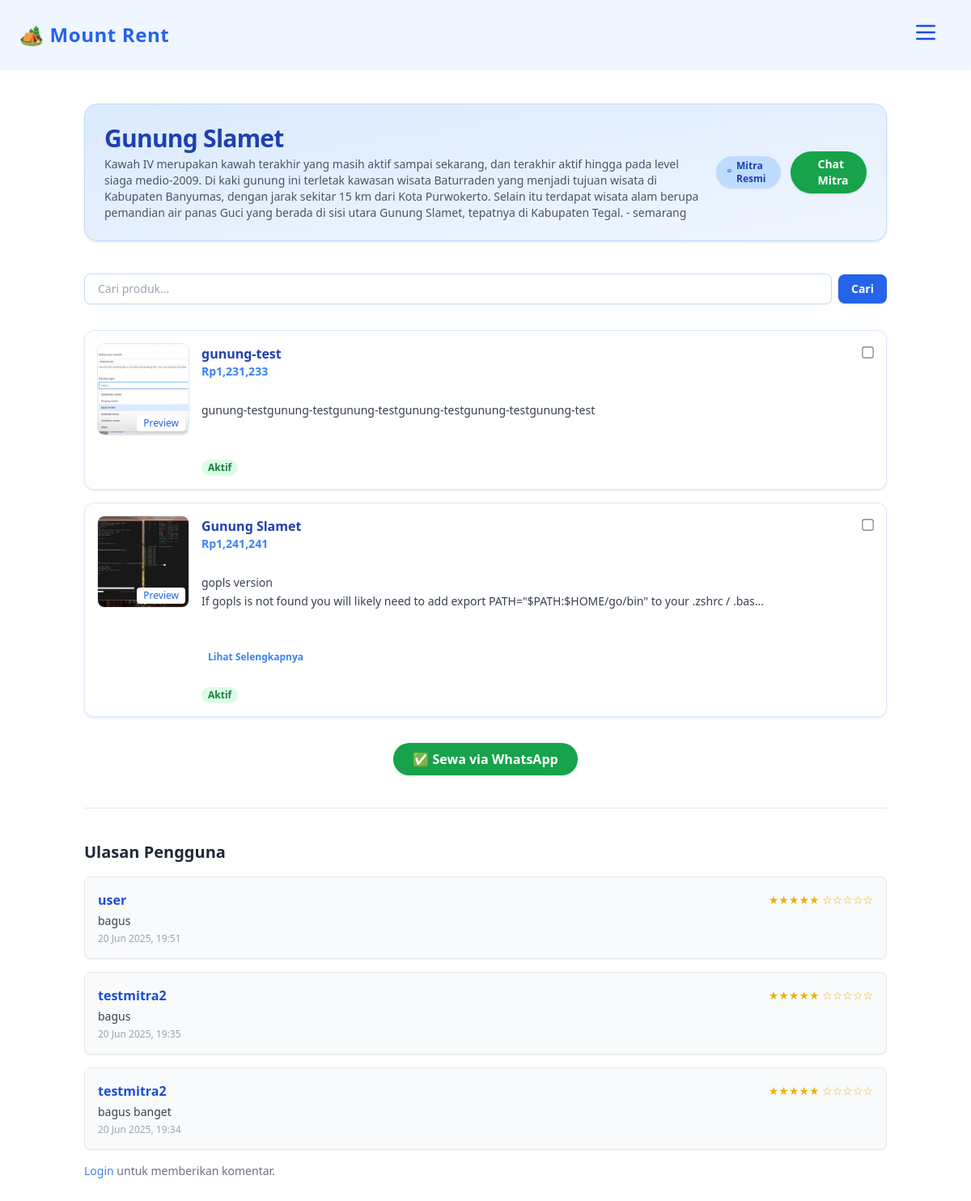
Page /toko/toko/2/ on the committed database.
### toko/models.py (models this page shows, shortened)
class Toko(models.Model):
    nama = models.CharField(max_length=100)
    kabupaten = models.CharField(max_length=100)
    alamat = models.TextField()
    latitude = models.FloatField()
    longitude = models.FloatField()
    user = models.ForeignKey(settings.AUTH_USER_MODEL, on_delete=models.CASCADE)

class Produk(models.Model):
    toko = models.ForeignKey(Toko, on_delete=models.CASCADE, related_name='produk')
    nama = models.CharField(max_length=100)
    deskripsi = models.TextField(blank=True)
    harga = models.DecimalField(max_digits=10, decimal_places=2)
    foto_produk = models.ImageField(upload_to='produk/', blank=True, null=True)
    is_active = models.BooleanField(default=True)

class KomentarToko(models.Model):
    toko = models.ForeignKey(Toko, on_delete=models.CASCADE, related_name='komentar')
    user = models.ForeignKey(settings.AUTH_USER_MODEL, on_delete=models.CASCADE)
    isi = models.TextField()
    rating = models.PositiveSmallIntegerField(default=5)  # 1–5 bintang
    tanggal = models.DateTimeField(auto_now_add=True)

### accounts/models.py (models this page shows, shortened)
class User(AbstractUser):
    ROLE_CHOICES = (
        ('user', 'User'),
        ('mitra', 'Mitra'),
        ('admin', 'Admin'),
    )
    role = models.CharField(max_length=10, choices=ROLE_CHOICES, default='user')
    no_hp = models.CharField(max_length=20, blank=True)
    alamat = models.TextField(blank=True)
    nik = models.CharField("Nomor KTP", max_length=20, blank=True)
    foto_ktp = models.ImageField(upload_to='ktp/', blank=True, null=True)
    selfie_ktp = models.ImageField(upload_to='selfie_ktp/', blank=True, null=True)
    tanggal_lahir = models.DateField(blank=True, null=True)
    is_verified = models.BooleanField(default=False)

### toko/views.py (the view)
# urls.py: path('toko/<int:pk>/', views.detail_toko, name='detail_toko'),
def detail_toko(request, pk):
    toko = get_object_or_404(Toko, pk=pk)
    produk = toko.produk.filter(is_active=True)
    komentar = toko.komentar.select_related('user').order_by('-tanggal')
    query = request.GET.get('q')
    if query:
        produk = produk.filter(nama__icontains=query)
    if request.method == 'POST' and request.user.is_authenticated:
        form = KomentarTokoForm(request.POST)
        if form.is_valid():
            komentar_baru = form.save(commit=False)
            komentar_baru.user = request.user
            komentar_baru.toko = toko
            komentar_baru.save()
            return redirect('toko:detail_toko', pk=toko.pk)
    else:
        form = KomentarTokoForm()
    return render(request, 'toko/detail_toko.html', {
        'toko': toko,
        'produk': produk,
        'query': query,
        'komentar': komentar,
        'form_komentar': form,
    })

### toko/forms.py
class KomentarTokoForm(forms.ModelForm):
    class Meta:
        model = KomentarToko
        fields = ['isi', 'rating']
        widgets = {
            'isi': forms.Textarea(attrs={
                'rows': 3, 'placeholder': 'Tulis komentar Anda...',
                'class': 'w-full p-2 border rounded'
            }),
            'rating': forms.NumberInput(attrs={
                'min': 1, 'max': 5, 'class': 'w-16 p-1 border rounded'
            })
        }

### toko/templates/toko/detail_toko.html (shortened to what this page needs)
{% extends "base.html" %}
{% load humanize %}
{% block content %}
<div class="max-w-5xl mx-auto px-4 py-10">
  <div class="bg-gradient-to-br from-blue-100 to-blue-50 border border-blue-200 rounded-2xl shadow p-6 mb-10 flex flex-col md:flex-row md:items-center md:justify-between gap-4">
    <div>
      <h2 class="text-3xl font-extrabold text-blue-800 mb-1 tracking-tight">{{ toko.nama }}</h2>
      <p class="text-gray-600 text-sm">{{ toko.alamat }} - {{ toko.kabupaten }}</p>
    </div>
    <div class="flex items-center gap-3">
      <span class="inline-flex items-center bg-blue-200 text-blue-800 text-xs font-semibold px-3 py-1 rounded-full shadow-sm">
        <svg class="w-4 h-4 mr-1 text-blue-500" fill="none" stroke="currentColor" viewBox="0 0 24 24">
          <path stroke-linecap="round" stroke-linejoin="round" stroke-width="2" d="M16 7a4 4 0 01-8 0m8 0a4 4 0 00-8 0m8 0V5a2 2 0 00-2-2H8a2 2 0 00-2 2v2m10 0v2a2 2 0 01-2 2H8a2 2 0 01-2-2V7"></path>
        </svg>
        Mitra Resmi
      </span>
      <a href="https://wa.me/{{ toko.user.no_hp }}" target="_blank"
         class="inline-flex items-center gap-2 bg-green-600 hover:bg-green-700 text-white px-4 py-1.5 rounded-full text-sm font-semibold shadow transition">
        <svg class="w-4 h-4" fill="currentColor" viewBox="0 0 24 24">
          <path d="M17.472 14.382c..."/>
        </svg>
        Chat Mitra
      </a>
    </div>
  </div>
  <form method="get" class="mb-8 flex flex-col sm:flex-row gap-2 items-start sm:items-center">
    <input type="text" name="q" value="{{ query|default_if_none:'' }}"
           placeholder="Cari produk..."
           class="w-full sm:w-auto flex-1 border border-blue-200 rounded-lg px-4 py-2 focus:ring-2 focus:ring-blue-400 focus:outline-none transition shadow-sm text-sm">
    <button type="submit"
            class="bg-blue-600 hover:bg-blue-700 text-white font-semibold px-4 py-2 rounded-lg shadow text-sm transition">
      Cari
    </button>
  </form>
  <form action="https://wa.me/{{ toko.user.no_hp }}" method="get" target="_blank" onsubmit="return submitWhatsAppForm(this);">
    <div class="space-y-4">
      {% for p in produk %}
        <div class="group flex flex-col md:flex-row items-start gap-4 p-4 rounded-xl border border-blue-100 bg-white/70 backdrop-blur-sm shadow hover:shadow-md transition">
          <div class="w-full md:w-28 flex-shrink-0">
            {% if p.foto_produk %}
              <div class="relative">
                <img src="{{ p.foto_produk.url }}" alt="{{ p.nama }}"
                     class="w-full h-28 object-cover rounded-lg ring-1 ring-blue-100 group-hover:ring-blue-400 cursor-pointer transition"
                     onclick="showImageModal('{{ p.foto_produk.url }}')">
                <span class="absolute bottom-1 right-1 bg-white text-blue-600 text-xs px-2 py-0.5 rounded shadow-sm hidden md:inline-block group-hover:inline-block">Preview</span>
              </div>
            {% else %}
              <div class="w-full h-28 bg-gray-200 rounded flex items-center justify-center text-xs text-gray-500">
                No Image
              </div>
            {% endif %}
          </div>
          <div class="flex-1 space-y-1 w-full">
            <div class="flex justify-between items-start">
              <div>
                <p class="font-semibold text-blue-800 text-base">{{ p.nama }}</p>
                <p class="text-blue-500 font-semibold text-sm">Rp{{ p.harga|floatformat:0|intcomma }}</p>
              </div>
              <input type="checkbox" name="produk" value="{{ p.nama }}" class="mt-1 accent-green-600 scale-110">
            </div>
            <div x-data="{ expanded: false }" class="text-sm text-gray-700 leading-relaxed whitespace-pre-line">
              <span x-show="!expanded">{{ p.deskripsi|truncatechars:120 }}</span>
              {% if p.deskripsi|length > 120 %}
              <button type="button"
                      class="ml-2 text-blue-500 hover:underline font-semibold text-xs"
                      @click="expanded = !expanded"
                      x-text="expanded ? 'Sembunyikan' : 'Lihat Selengkapnya'"></button>
              {% endif %}
            </div>
            <span class="inline-block mt-1 px-2 py-0.5 rounded-full text-xs font-semibold
              {% if p.is_active %}
                bg-green-100 text-green-700
              {% else %}
                bg-red-100 text-red-700
              {% endif %}">
              {% if p.is_active %}Aktif{% else %}Nonaktif{% endif %}
            </span>
          </div>
        </div>
      {% empty %}
        <p class="text-center text-gray-500">Belum ada produk yang tersedia.</p>
      {% endfor %}
    </div>
    <div class="mt-8 text-center">
      <button type="submit" class="bg-green-600 hover:bg-green-700 text-white font-semibold px-6 py-2 rounded-full shadow transition">
        ✅ Sewa via WhatsApp
      </button>
    </div>
  </form>
  <hr class="my-10">
  <h3 class="text-xl font-bold text-gray-800 mb-4">Ulasan Pengguna</h3>
  {% for k in komentar %}
    <div class="mb-4 p-4 bg-gray-50 rounded-lg border border-gray-200 shadow-sm">
      <div class="flex justify-between items-center mb-1">
        <p class="font-semibold text-blue-700">{{ k.user.username }}</p>
        <p class="text-yellow-500 text-sm">
          {% for i in "12345"|slice:":k.rating" %}★{% endfor %}
          {% for i in "12345"|slice:"k.rating:" %}☆{% endfor %}
        </p>
      </div>
      <p class="text-sm text-gray-700">{{ k.isi }}</p>
      <p class="text-xs text-gray-400 mt-1">{{ k.tanggal|date:"d M Y, H:i" }}</p>
    </div>
  {% empty %}
    <p class="text-gray-500">Belum ada komentar.</p>
  {% endfor %}
  {% if user.is_authenticated %}
    <form method="post" class="mt-6 space-y-4">
      {% csrf_token %}
      <div>
        <label class="block text-sm font-medium text-gray-700">Komentar</label>
        {{ form_komentar.isi }}
      </div>
      <div>
        <label class="block text-sm font-medium text-gray-700">Rating (1–5)</label>
        {{ form_komentar.rating }}
      </div>
      <button type="submit" class="bg-blue-600 hover:bg-blue-700 text-white font-semibold px-5 py-2 rounded shadow transition">
        Kirim Komentar
      </button>
    </form>
  {% else %}
    <p class="text-sm text-gray-500 mt-4">
      <a href="{% url 'accounts:login' %}" class="text-blue-500 hover:underline">Login</a> untuk memberikan komentar.
    </p>
  {% endif %}
</div>
{% endblock %}

### templates/base.html (shortened to what this page needs)
{% load static %}
<!doctype html>
<html lang="en">
  <head>
    <link rel="stylesheet" href="{% static 'src/output.css' %}" />
    <link
      rel="stylesheet"
      href="https://unpkg.com/leaflet@1.9.4/dist/leaflet.css"
    />
  </head>
  <body>
    {% include "navbar.html" %} {% block content %}{% endblock %}
  </body>
</html>

### templates/navbar.html (shortened to what this page needs)
<nav class="fixed top-0 left-0 w-full z-50 bg-blue-50 shadow-sm">
  <div class="flex justify-between items-center px-6 py-6">
    <div class="text-2xl font-extrabold text-blue-700 tracking-wide">
      <a href="{% url 'gunung:home' %}" class="hover:underline text-blue-600">
        🏕️ Mount Rent
      </a>
    </div>
    <div class="flex items-center gap-4 mr-4">
      <div x-data="{ open: false }" class="relative">
        <button @click="open = !open"
                class="text-blue-700 focus:outline-none transition-transform duration-300 hover:scale-110">
          <svg x-show="!open" xmlns="http://www.w3.org/2000/svg" class="h-8 w-8" fill="none"
               viewBox="0 0 24 24" stroke="currentColor" >
            <path stroke-linecap="round" stroke-linejoin="round" stroke-width="2"
                  d="M4 6h16M4 12h16M4 18h16" />
          </svg>
        </button>
      </div>
    </div>
  </div>
</nav>

### templates/navbar.html (style rules this page uses)
body { padding-top: 5.5rem; }

### rows in the picture
Toko: nama "Gunung Slamet", alamat "Kawah IV merupakan kawah terakhir yang masih aktif sampai sekarang, dan terakhir aktif hingga pada level siaga medio-2009. Di kaki gunung ini terletak kawasan wisata Baturraden yang menjadi tujuan wisata di Kabupaten Banyumas, dengan jarak sekitar 15 km dari Kota Purwokerto. Selain itu terdapat wisata alam berupa pemandian air panas Guci yang berada di sisi utara Gunung Slamet, tepatnya di Kabupaten Tegal.", kabupaten "semarang"
Produk: foto_produk (picture), nama "gunung-test", harga "1,231,233", deskripsi "gunung-testgunung-testgunung-testgunung-testgunung-testgunung-test", is_active "Aktif"
Produk: foto_produk (picture), nama "Gunung Slamet", harga "1,241,241", deskripsi "gopls version If gopls is not found you will likely need to add export PATH=\"$PATH:$HOME/go/bin\" to your .zshrc / .bas…", shows "Lihat Selengkapnya", is_active "Aktif"
KomentarToko: user.username "user", isi "bagus", tanggal "20 Jun 2025, 19:51"
KomentarToko: user.username "testmitra2", isi "bagus", tanggal "20 Jun 2025, 19:35"
KomentarToko: user.username "testmitra2", isi "bagus banget", tanggal "20 Jun 2025, 19:34"
